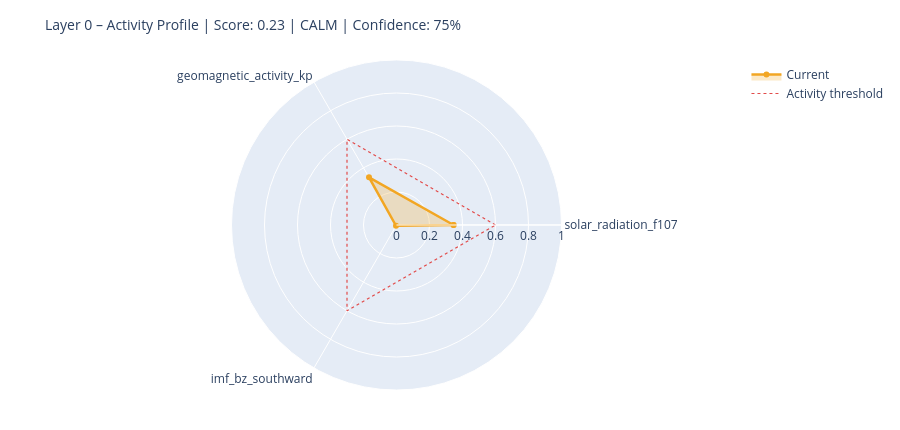

The cell this chart's notebook holds for it:
### Markdown cell above
---
## 6. State Assessment & Handoff to Layer 1

### Code cell
# ============================================================
# STEP 1 – Collect raw values with source modes
# Mode: 'primary' | 'fallback_3h' | 'last_valid' | 'missing'
# ============================================================

def safe_last(df, col):
    if df is None or col not in df.columns: return None
    s = df[col].dropna()
    return float(s.iloc[-1]) if not s.empty else None

f107_now = safe_last(df_f107, 'f10.7')
bz_now   = safe_last(df_mag,  'bz_gsm')
kp_now   = safe_last(df_kp,   'kp')
sw_now   = safe_last(df_sw,   'speed')

source_modes = {
    'F10.7':    'primary'  if f107_now is not None else 'missing',
    'Kp':       'primary'  if kp_now   is not None else 'missing',
    'IMF_Bz':   'primary'  if bz_now   is not None else 'missing',
    'SW_speed': 'primary'  if sw_now   is not None else 'missing',
}

# Kp Fallback – 3h endpoint
if kp_now is None:
    try:
        r = requests.get(
            'https://services.swpc.noaa.gov/json/noaa-planetary-k-index.json',
            timeout=10)
        r.raise_for_status()
        fb = pd.DataFrame(r.json())
        tc = next((c for c in fb.columns if 'time' in c.lower()), fb.columns[0])
        kc = next((c for c in fb.columns if 'kp' in c.lower() and c != tc), None)
        if kc:
            fb[kc] = fb[kc].astype(str).str.extract(r'([0-9]+(?:\.[0-9]*)?)')[0]
            fb[kc] = pd.to_numeric(fb[kc], errors='coerce')
            fb = fb[fb[kc] >= 0].dropna(subset=[kc])
            if not fb.empty:
                kp_now = float(fb[kc].iloc[-1])
                source_modes['Kp'] = 'fallback_3h'
                print(f'  Kp fallback (3h): {kp_now:.1f}')
    except Exception as e:
        print(f'  Kp fallback failed: {e}')

# Solar Wind Fallback – last valid value
if sw_now is None and df_sw is not None and 'speed' in df_sw.columns:
    s = df_sw['speed'].dropna()
    if not s.empty:
        sw_now = float(s.iloc[-1])
        source_modes['SW_speed'] = 'last_valid'
        print(f'  SW fallback (last_valid): {sw_now:.0f} km/s')

print()
print('Source modes:', source_modes)

# ============================================================
# STEP 2 – Score from available components only
# ============================================================

def norm(v, lo, hi):
    if v is None: return None
    return max(0.0, min(1.0, (v - lo) / (hi - lo)))

COMPONENTS = {
    'solar_radiation_f107':    (f107_now, norm(f107_now, 60, 250)),
    'geomagnetic_activity_kp': (kp_now,   norm(kp_now,   0,   9)),
    'imf_bz_southward':        (bz_now,   norm(-(bz_now or 0) if bz_now else None, -5, 30)
                                           if bz_now is not None else None),
    'solar_wind_speed':        (sw_now,   norm(sw_now, 300, 800)),
}

available   = {k: v[1] for k, v in COMPONENTS.items() if v[1] is not None}
unavailable = [k for k, v in COMPONENTS.items() if v[1] is None]

layer0_score = round(sum(available.values()) / len(available), 4) if available else None
confidence   = round(len(available) / len(COMPONENTS), 2)

level = ('unknown'  if layer0_score is None
         else 'calm'     if layer0_score < 0.3
         else 'moderate' if layer0_score < 0.6
         else 'active')

# ============================================================
# STEP 3 – Dominant Driver
# ============================================================

def dominant_driver(kp, f107, bz, sw):
    candidates = []
    if kp   is not None and kp   >= 4:   candidates.append(('geomagnetic',    kp / 9))
    if sw   is not None and sw   >= 500:  candidates.append(('solar_wind',     sw / 800))
    if bz   is not None and bz   <= -5:   candidates.append(('imf_southward',  abs(bz) / 30))
    if f107 is not None and f107 >= 150:  candidates.append(('solar_radiation',f107 / 250))
    return max(candidates, key=lambda x: x[1])[0] if candidates else 'none'

driver = dominant_driver(kp_now, f107_now, bz_now, sw_now)

# ============================================================
# STEP 4 – Downstream expectations
# ============================================================

def downstream_expectation(driver, score, kp, bz, f107):
    exp = {
        'magnetosphere':        'calm',
        'ionosphere':           'calm',
        'schumann_resonance':   'unchanged',
        'lithosphere_currents': 'low',
    }
    if driver == 'geomagnetic' or (kp and kp >= 5):
        exp['magnetosphere']        = 'compressed / storm'
        exp['ionosphere']           = 'elevated disturbance (TEC variability)'
        exp['schumann_resonance']   = 'elevated amplitude possible'
        exp['lithosphere_currents'] = 'elevated induction currents'
    elif driver == 'imf_southward' or (bz and bz <= -5):
        exp['magnetosphere']        = 'energy coupling active'
        exp['ionosphere']           = 'elevated electron density possible'
        exp['schumann_resonance']   = 'slight modulation possible'
    elif driver == 'solar_radiation' or (f107 and f107 >= 150):
        exp['ionosphere']           = 'elevated ionization (F-layer)'
        exp['schumann_resonance']   = 'slightly elevated background activity'
    return exp

downstream = downstream_expectation(driver, layer0_score, kp_now, bz_now, f107_now)

# ============================================================
# CONSOLE OUTPUT
# ============================================================

W = 58
print('=' * W)
print('LAYER 0 – STATE ASSESSMENT')
print('=' * W)
for name, (raw_v, score_v) in COMPONENTS.items():
    if score_v is not None:
        bar = '█' * int(score_v * 20) + '░' * (20 - int(score_v * 20))
        print(f'  {name:<35}  {bar}  {score_v:.2f}')
    else:
        print(f'  {name:<35}  {"─" * 20}  n/a')
print('-' * W)
print(f'  Score ({len(available)}/{len(COMPONENTS)} components):  {layer0_score:.3f}')
print(f'  Confidence:         {confidence:.0%}')
print(f'  Level:              {level.upper()}')
print(f'  Dominant Driver:    {driver}')

# Radar chart
cats = list(available.keys())
vals = list(available.values())
if len(cats) >= 3:
    fig = go.Figure()
    fig.add_trace(go.Scatterpolar(
        r=vals + [vals[0]], theta=cats + [cats[0]],
        fill='toself', fillcolor='rgba(242,166,35,0.25)',
        line=dict(color='#F2A623', width=2.5), name='Current'
    ))
    fig.add_trace(go.Scatterpolar(
        r=[0.6] * (len(cats) + 1), theta=cats + [cats[0]],
        line=dict(color='#E24B4A', dash='dot', width=1.2),
        mode='lines', name='Activity threshold'
    ))
    fig.update_layout(
        title=dict(text=f'Layer 0 – Activity Profile | Score: {layer0_score:.2f} | {level.upper()} | Confidence: {confidence:.0%}',
                   font=dict(size=14)),
        polar=dict(radialaxis=dict(visible=True, range=[0, 1])),
        height=430, showlegend=True,
        margin=dict(l=60, r=60, t=60, b=40)
    )
    fig.show()

### Figure 1 — Plotly figure (JSON) as saved in the notebook; plotly's stock layout.template omitted (floating-point values rounded to 4 significant figures)
{"data": [{"fill": "toself", "fillcolor": "rgba(242,166,35,0.25)", "line": {"color": "#F2A623", "width": 2.5}, "name": "Current", "r": [0.3457, 0.3333, 0.005714, 0.3457], "theta": ["solar_radiation_f107", "geomagnetic_activity_kp", "imf_bz_southward", "solar_radiation_f107"], "type": "scatterpolar"}, {"line": {"color": "#E24B4A", "dash": "dot", "width": 1.2}, "mode": "lines", "name": "Activity threshold", "r": [0.6, 0.6, 0.6, 0.6], "theta": ["solar_radiation_f107", "geomagnetic_activity_kp", "imf_bz_southward", "solar_radiation_f107"], "type": "scatterpolar"}], "layout": {"height": 430, "margin": {"b": 40, "l": 60, "r": 60, "t": 60}, "polar": {"radialaxis": {"range": [0, 1], "visible": true}}, "showlegend": true, "title": {"font": {"size": 14}, "text": "Layer 0 – Activity Profile | Score: 0.23 | CALM | Confidence: 75%"}}}
